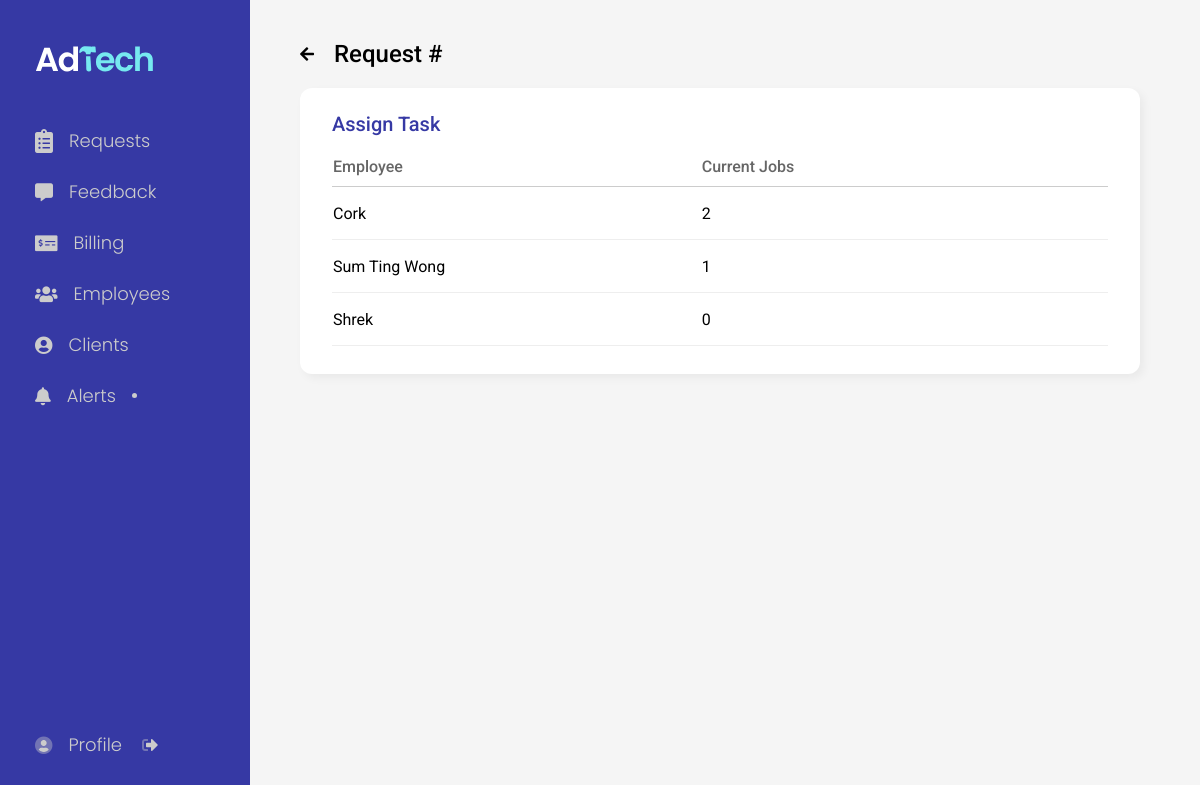
Before: /admin/request-assign.php with the older database file.
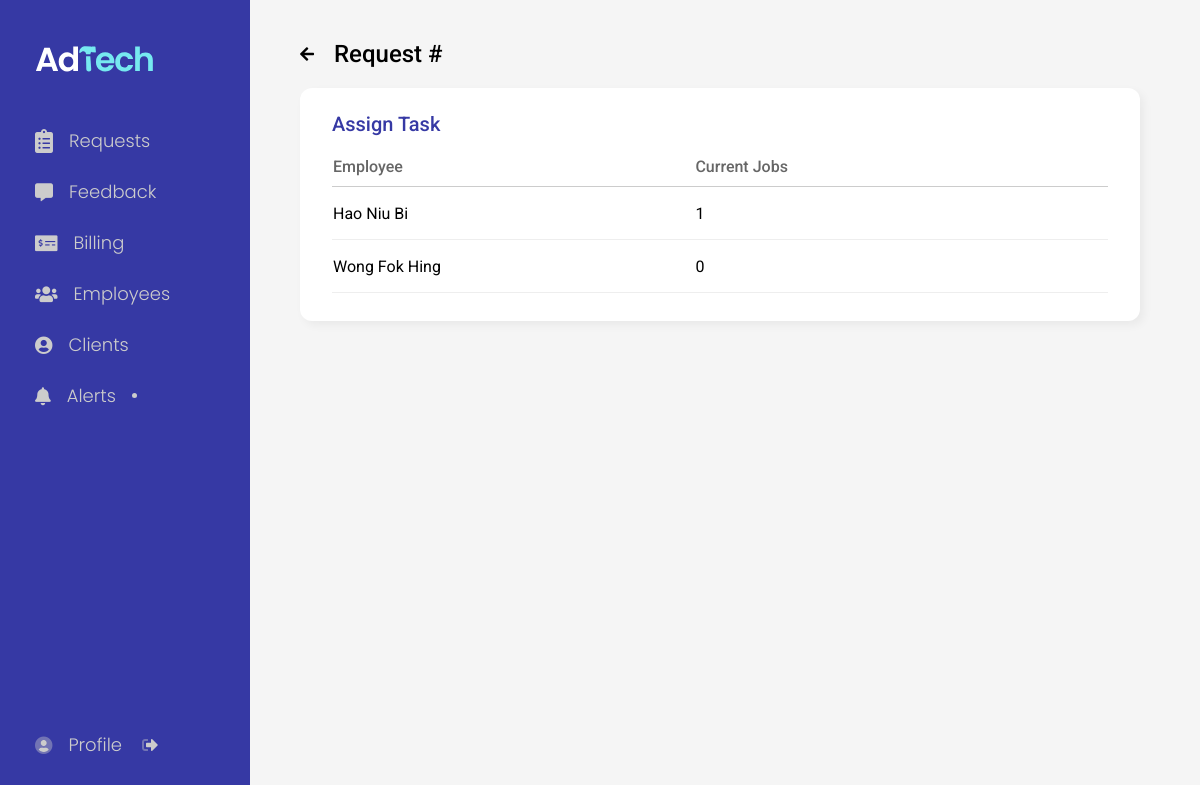
After: the same page with the newer database file.
### tables this page shows
CREATE TABLE `employee` (
  `empID` int(100) NOT NULL,
  `password` varchar(100) NOT NULL,
  `type` varchar(100) NOT NULL,
  `empName` varchar(100) NOT NULL,
  `status` tinyint(1) NOT NULL
);

### admin/request-assign.php (the view, shortened to what this page needs)
<!DOCTYPE html>
<html lang="en">
<head>
    <link rel="stylesheet" type="text/css" href="../css/admin/dashboard.css" />
    <link rel="stylesheet" type="text/css" href="../css/admin/request-assign.css" />
    <?php
    include_once("../head.php");
    ?>
</head>
<body>
    <?php
    $file = "dashboard.php";
    include_once("nav.php");
    ?>
    <div class="container">
        <div class="back" onclick="location.href='request-view.php'">
            <i class="fas fa-arrow-left"></i>
            <h2>Request <?php echo "#".$_SESSION['reqID'] ?></h2>
        </div>
        <div class="card">
            <h3>Assign Task</h3>
            <table>
                <tr>
                    <th>Employee</th>
                    <th>Current Jobs</th>
                    <th></th>
                </tr>
                <?php
                include_once("../db_connect.php");
                $query = "SELECT * FROM `employee` WHERE `type` <> '1' AND `type` <> '2'";
                $result = $db->query($query);
                if ($result->num_rows > 0) {
                    while($row = $result->fetch_assoc()) { ?>
                    <tr class="<?php echo "pending-".$row['empID'] ?>" onmouseover="showButton(this)" onmouseout="hideButton(this)">
                        <td><?php echo $row['empName'] ?></td>
                        <td>
                            <?php
                            $query2 = "SELECT COUNT(`status`) AS NumberOfJobs FROM request
                            WHERE status <> 'Completed' AND status <> 'Paid' AND empID = '".$row['empID']."'";
                            $result2 = $db->query($query2);
                            if($row2 = $result2->fetch_assoc()) {
                                echo $row2['NumberOfJobs'];
                            }
                            ?>
                        </td>
                        <td class="submit-btn">
                            <form action="request-assign-update.php" method="post">
                            </form>
                        </td>
                    </tr>
                    <?php
                    }
                } else {
                    ?> <p>No subjects are taught by you.</p> <?php
                } ?>
            </table>
        </div>
    </div>
</body>
</html>

### head.php (shortened to what this page needs)
<link rel="stylesheet" type="text/css" href="../css/fontawesome/all.css">
<link rel="stylesheet" type="text/css" href="../css/style.css" />

### admin/nav.php (shortened to what this page needs)
<nav>
    <img src="../img/logo.svg" alt="">
    <?php
    if($file == "requests.php") {
        ?>
        <div class="button active" onclick="location.href='requests.php'">
            <div class="button-l">
                <i class="fas fa-clipboard-list fa-lg "></i>
                <p>Requests</p>
            </div>
            <div class="button-r">
                <i class="fas fa-angle-right"></i>
            </div>
        </div>
        <?php
    } else {
        ?>
        <div class="button" onclick="location.href='requests.php'">
            <div class="button-l">
                <i class="fas fa-clipboard-list fa-lg "></i>
                <p>Requests</p>
            </div>
        </div>
        <?php
    }
    if($file == "feedback.php") {
    ?>
    <div class="button active" onclick="location.href='feedback.php'">
        <div class="button-l">
            <i class="fas fa-comment-alt"></i>
            <p>Feedback</p>
        </div>
        <div class="button-r">
            <i class="fas fa-angle-right"></i>
        </div>
    </div>
    <?php
    } else if($_SESSION['type'] != "3") {
        ?>
        <div class="button" onclick="location.href='feedback.php'">
            <div class="button-l">
                <i class="fas fa-comment-alt"></i>
                <p>Feedback</p>
            </div>
        </div>
        <?php
    }
    if($_SESSION['type'] != "3" && $file == "billing.php") {
        ?>
        <div class="button active" onclick="location.href='billing.php'">
            <div class="button-l">
                <i class="fas fa-money-check-alt"></i>
                <p>Billing</p>
            </div>
            <div class="button-r">
                <i class="fas fa-angle-right"></i>
            </div>
        </div>
        <?php
    } else if($_SESSION['type'] != "3") {
        ?>
        <div class="button" onclick="location.href='billing.php'">
            <div class="button-l">
                <i class="fas fa-money-check-alt"></i>
                <p>Billing</p>
            </div>
        </div>
        <?php
    }
    if($_SESSION['type'] != "3" && $file == "employees.php") {
        ?>
        <div class="button active" onclick="location.href='employees.php'">
            <div class="button-l">
                <i class="fas fa-users"></i>
                <p>Employees</p>
            </div>
            <div class="button-r">
                <i class="fas fa-angle-right"></i>
            </div>
        </div>
        <?php
    } else if($_SESSION['type'] != "3") {
        ?>
        <div class="button" onclick="location.href='employees.php'">
            <div class="button-l">
                <i class="fas fa-users"></i>
                <p>Employees</p>
            </div>
        </div>
        <?php
    }
        ?>
        <?php
    if($_SESSION['type'] != "3" && $file == "clients.php") {
        ?>
        <div class="button active" onclick="location.href='clients.php'">
            <div class="button-l">
                <i class="fas fa-user-circle"></i>
                <p>Clients</p>
            </div>
        </div>
        <?php
        } else if($_SESSION['type'] != "3"){
            ?>
            <div class="button" onclick="location.href='clients.php'">
                <div class="button-l">
                    <i class="fas fa-user-circle"></i>
                    <p>Clients</p>
                </div>
            </div>
        <?php
    }
    if($_SESSION['type'] != 3) {
        include_once("../db_connect.php");
        $query = "SELECT reqID, dateOfCreation FROM `request`
        WHERE dateOfCreation <= subdate(current_date, '7') AND dateOfCompletion IS NULL";
        $result = $db->query($query);
        if ($result->num_rows > 0) {
            if($row = $result->fetch_assoc()) {
                $dot = "<div class='dot'></div>";
            }
        }
        if($file == "alerts.php") {
            ?>
            <div class="button active" onclick="location.href='alerts.php'">
                <div class="button-l">
                    <i class="fas fa-bell"></i>
                    <p>Alerts</p> <?php
                    if(isset($dot)) {
                        echo $dot;
                    } ?>
                </div>
                <div class="button-r">
                    <i class="fas fa-angle-right"></i>
                </div>
            </div>
            <?php
            } else {
                ?>
                <div class="button" onclick="location.href='alerts.php'">
                    <div class="button-l">
                        <i class="fas fa-bell"></i>
                        <p>Alerts</p> <?php
                        if(isset($dot)) {
                            echo $dot;
                        } ?>
                    </div>
                </div>
            <?php
        }
    }
    if($file == "profile.php") {
        ?>
        <div class="button profile active" onclick="location.href='profile.php'">
            <div class="button-l">
                <i class="fad fa-user-circle"></i>
                <p>Profile</p>
            </div>
            <i class="fad fa-sign-out-alt"></i>
        </div>
        <?php
        } else {
            ?>
            <div class="button profile">
                <div class="button-l" onclick="location.href='profile.php'">
                    <i class="fad fa-user-circle"></i>
                    <p>Profile</p>
                </div>
                <i class="fad fa-sign-out-alt" onclick="location.href='../admin'"></i>
            </div>
        <?php
    }
    ?>
</nav>

### css/admin/dashboard.css (style rules this page uses)
body { min-height: 100vh; display: flex; background: #f5f5f5; overflow-y: scroll; }
h1, h2 { font-weight: 500; }
h3 { font-size: 20px; font-weight: 500; color: #3639a4; }
td { cursor: default; }
nav { height: 100vh; width: 15%; padding: 35px 35px 0 35px; display: flex; flex-direction: column; background-color: #3639a4; color: white; overflow: hidden; position: fixed; font-family: "Poppins", sans-serif; }
nav img { width: 120px; margin-bottom: 30px; }
nav .button { padding: 12px 0 12px 0; display: flex; justify-content: space-between; align-items: center; color: #ccc; transition: 0.1s; cursor: pointer; }
nav .button .button-l { display: flex; align-items: center; column-gap: 16px; font-size: 18px; font-weight: 300; }
nav .button .button-l .dot { height: 5px; width: 5px; background: #ccc; border-radius: 50%; }
nav .profile { display: flex; align-items: center; column-gap: 20px; position: absolute; bottom: 65px; }
.container { width: 100%; margin: 40px 5vw 0 25vw; display: flex; flex-direction: column; }
.container .back { display: flex; align-items: center; column-gap: 20px; cursor: pointer; }
.container .card { height: auto; margin: 20px 0 48px 0; padding: 24px 32px 28px 32px; background: white; border-radius: 12px; box-shadow: 4px 4px 10px 0px rgba(0, 0, 0, 0.05); }
table { width: 100%; border-collapse: collapse; border-spacing: 0; font-size: 16px; }
table th { padding-bottom: 10px; color: #666; border-bottom: 1px solid #ccc; text-align: left; font-weight: 500; cursor: pointer !important; }
table td { height: 40px; border-bottom: 1px solid #eee; }
table td.submit-btn { width: 100px; }
table td form { width: 10px; }

### css/admin/request-assign.css (style rules this page uses)
.card table { margin-top: 20px; }

### css/style.css (style rules this page uses)
html { scroll-behavior: smooth; cursor: default; }
body, h1, h2, h3, h4, h5, h6, p { padding: 0; margin: 0; }
body { font-family: "Roboto", sans-serif; }

Changed rows visible on the page:
removed employee: empName "Cork", NumberOfJobs "2"
removed employee: empName "Sum Ting Wong", NumberOfJobs "1"
removed employee: empName "Shrek", NumberOfJobs "0"
added employee: empName "Hao Niu Bi", NumberOfJobs "1"
added employee: empName "Wong Fok Hing", NumberOfJobs "0"
